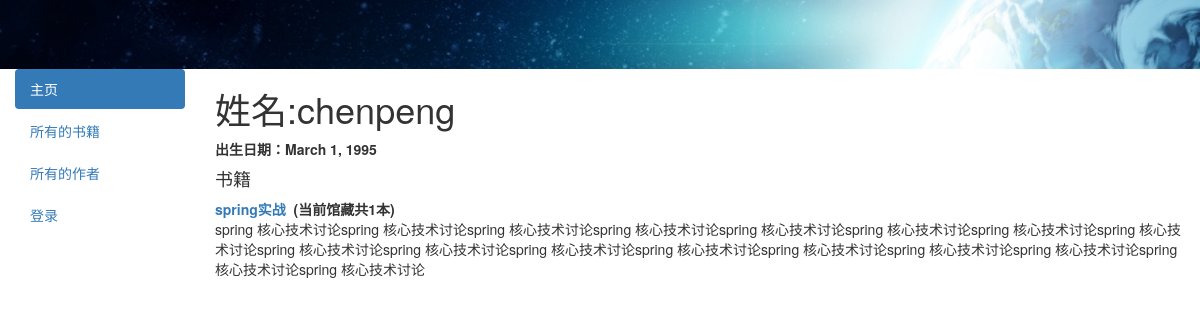
Before: /catalog/author/1 with the older database file.
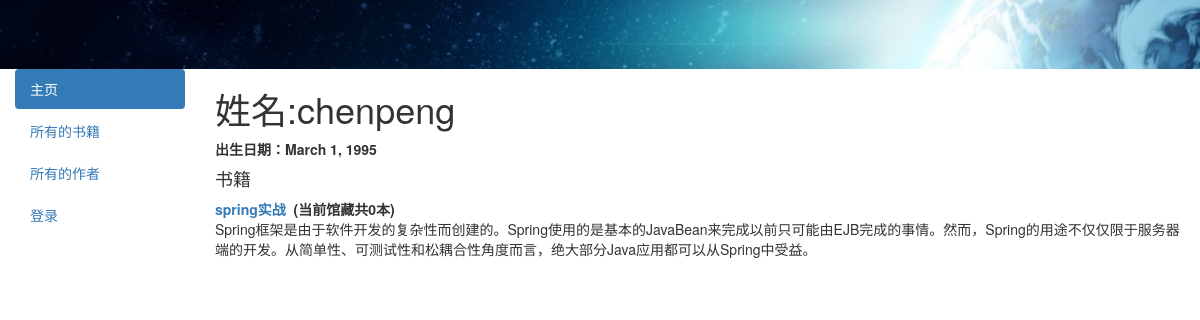
After: the same page with the newer database file.
### catalog/models.py (models this page shows, shortened)
class Author(models.Model):
    first_name = models.CharField(max_length = 100)
    last_name = models.CharField(max_length = 100)
    date_of_birth = models.DateField(null = True,blank = True)
    date_of_death = models.DateField('Died',null = True,blank=True)
    class Meta:
        ordering = ['last_name','first_name']

class Book(models.Model):
    title = models.CharField(max_length=200)
    author = models.ForeignKey('Author',on_delete=models.SET_NULL,null = True)
    summary = models.TextField(max_length=1000,help_text='输入书籍的描述')
    isbn = models.CharField('ISBN',max_length=13,help_text = '允许输入13位的字符<a href="https://www.isbn-international.org/content/what-isbn">ISBN number</a>')
    genre = models.ManyToManyField(Genre,help_text='选择书籍的类别')
    language = models.ForeignKey('Language',on_delete= models.SET_NULL,null = True,help_text='选择书籍的语言')
    def __str__(self):
        return self.title
    class Meta:
        ordering = ['title']
    def display_genre(self):
        """
        create string for the Genre
        """
        return ' , '.join(genre.name for genre in self.genre.all()[:3])
    display_genre.short_description = 'Genre'

### catalog/views.py (the view)
# urls.py: path('author/<int:pk>',views.AuthorDetailView.as_view(),name='author-detail'),
class AuthorDetailView(generic.DetailView):
    model = Author
    template_name = 'author_detail.html'

### catalog/templates/author_detail.html
{% extends 'base_generic.html' %}
{% block content %}
<h1>姓名:{{author.first_name}}{{author.last_name}}</h1>
<p><strong>出生日期：{{author.date_of_birth}}</strong></p>
<h4>书籍</h4>
<dl>
    {% for book in author.book_set.all  %}
        <dt><a href="{% url 'book-detail' book.pk %}">{{book}}</a>&nbsp;&nbsp;(当前馆藏共{{book.bookinstance_set.all.count}}本)</dt>
        <dd>{{book.summary}}</dd>
    {% endfor %}
</dl>
{% endblock content %}

### catalog/templates/base_generic.html (shortened to what this page needs)
<!DOCTYPE html>
<html>
<head>
    <link rel="stylesheet" href="https://maxcdn.bootstrapcdn.com/bootstrap/3.3.7/css/bootstrap.min.css">
    <meta name="viewport" content="width=device-width, initial-scale=1"> {% load static %}
    <link rel="stylesheet" href="{% static 'css/style.css' %}">
</head>
<body>
    <div class="container-fluid">
        <div class="row">
            <img src="{% static 'img/banner.png' %}" class='top_banner' alt="" />
        </div>
        <div class="row">
            <div class="col-sm-2">
                {% block sidebar %}
                <ul class="nav nav-pills nav-stacked" style="width:100%;">
                    <li class="active">
                        <a href="{% url 'index1' %}">主页</a>
                    </li>
                    <li>
                        <a href="{% url 'books' %}">所有的书籍</a>
                    </li>
                    <li>
                        <a href="{% url 'authors' %}">所有的作者</a>
                    </li>
                    {% if user.is_authenticated %}
                        <li><a href="javascript:void(0);">用户:{{ user.get_username }}</a></li>
                        <li><a href="{% url 'my-borrowed' %}">我借阅的书籍</a></li>
                        <li><a href="{% url 'logout' %}?next={{request.path}}">退出</a></li>
                    {% else %}
                        <li><a href="{% url 'login' %}?next={{request.path}}">登录</a></li>
                    {% endif %}
                </ul>
                {% endblock %}
            </div>
            <div class="col-sm-10">
                {% block content %} {% endblock %}
            </div>
        </div>
    </div>
</body>
</html>

### catalog/static/css/style.css (style rules this page uses)
.top_banner { width:100%; display: block; }

Changed rows visible on the page:
removed Book: title "spring实战", bookinstance_set.all.count "1", summary "spring 核心技术讨论spring 核心技术讨论spring 核心技术讨论spring 核心技术讨论spring 核心技术讨论spring 核心技术讨论spring 核心技术讨论spring 核心技术讨论spring 核心技术讨论spring 核心技术讨论spring 核心技术讨论spring 核心技术讨论spring 核心技术讨论spring 核心技术讨论spring 核心技术讨论spring 核心技术讨论spring 核心技术讨论"
added Book: title "spring实战", bookinstance_set.all.count "0", summary "Spring框架是由于软件开发的复杂性而创建的。Spring使用的是基本的JavaBean来完成以前只可能由EJB完成的事情。然而，Spring的用途不仅仅限于服务器端的开发。从简单性、可测试性和松耦合性角度而言，绝大部分Java应用都可以从Spring中受益。"
